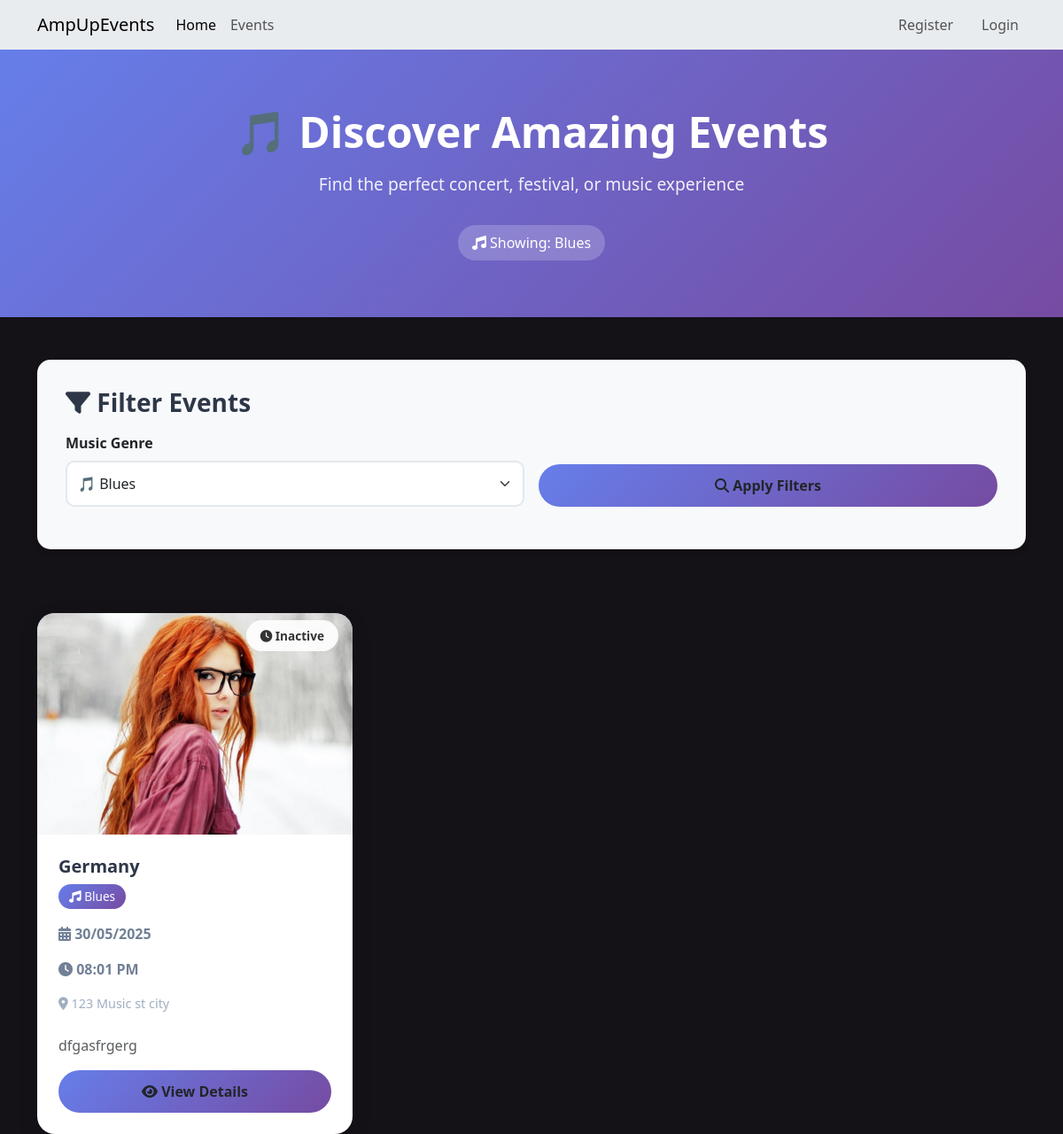
/events/eventspage?genre=Blues, run on an earlier commit of the app's database.
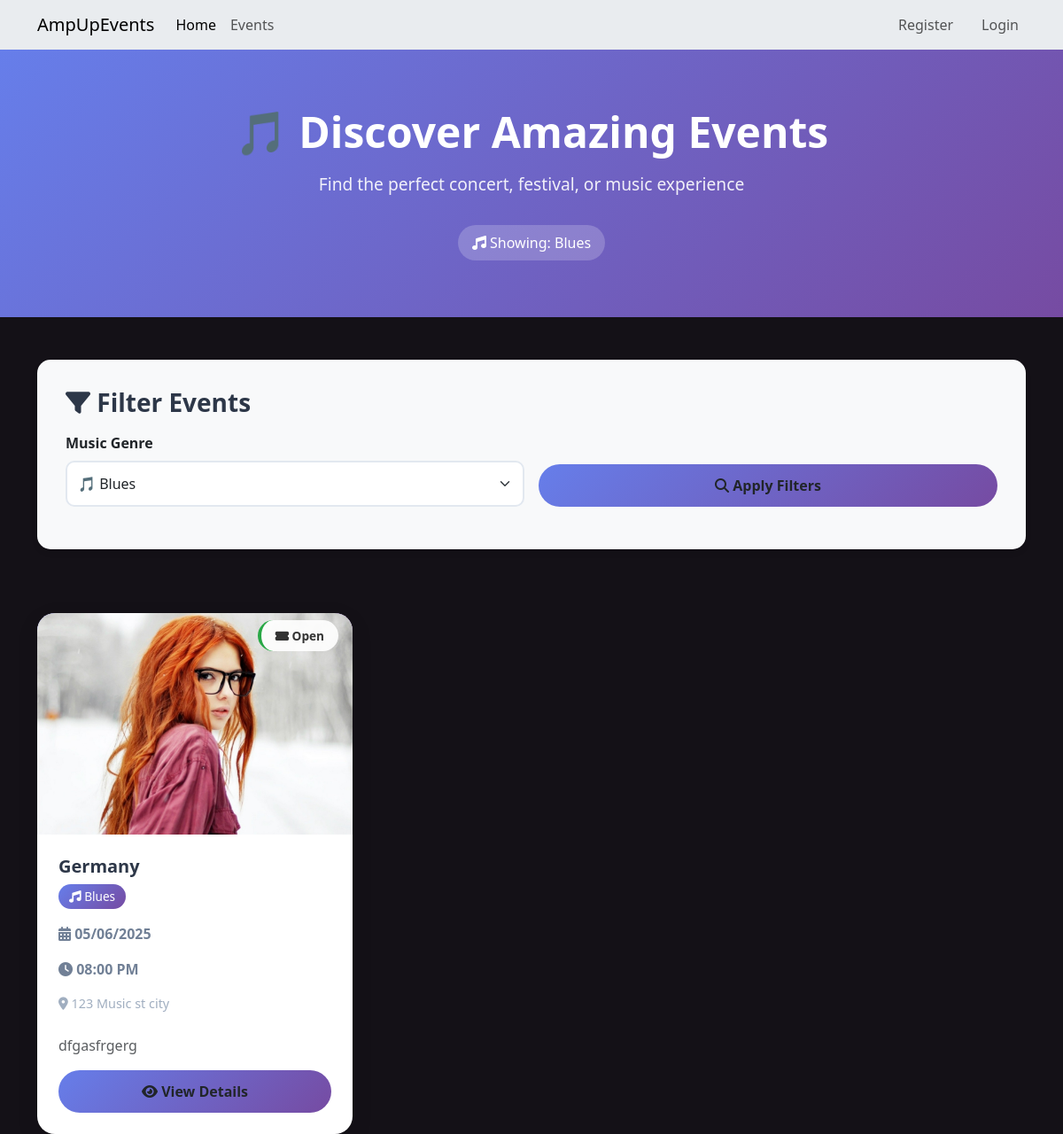
And on a later commit of the database.
### website/models.py (models this page shows, shortened)
class Genre(db.Model):
    __tablename__ = 'genres'
    id = db.Column(db.Integer, primary_key=True)  # Primary key for the genre
    name = db.Column(db.String(50), nullable=False, unique=True)  # Name of the genre (e.g., Rock, Jazz), must be unique
    description = db.Column(db.Text, nullable=True)  # Optional description of the genre
    image_filename = db.Column(db.String(255), nullable=True)  # Filename for an image representing the genre
    created_at = db.Column(db.DateTime, default=datetime.now)  # Creation timestamp
    updated_at = db.Column(db.DateTime, default=datetime.now, onupdate=datetime.now)  # Last update timestamp
    events = db.relationship('Event', backref='genre_info', lazy='dynamic')

class Event(db.Model):
    __tablename__ = 'events'
    id = db.Column(db.Integer, primary_key=True)  # Unique identifier for the event
    name = db.Column(db.String(120), index=True, nullable=False)  # Event name
    description = db.Column(db.Text, nullable=True)  # Optional detailed description of the event
    image_filename = db.Column(db.String(255), nullable=True)  # Filename of the event's image
    start_datetime = db.Column(db.DateTime, nullable=False)  # Combined start date and time for the event
    location = db.Column(db.String(100), nullable=False)  # General location of the event
    venue = db.Column(db.String(100), nullable=True)  # Specific venue name, optional
    genre_id = db.Column(db.Integer, db.ForeignKey('genres.id'), nullable=False)  # Reference to Genre table
    artist_info = db.Column(db.Text, nullable=True) # Information about the artist(s)
    status = db.Column(db.String(20), default='Open', nullable=False)  # Current status of the event (e.g., Open, Cancelled)
    age_limit = db.Column(db.Integer, nullable=True)
    length = db.Column(db.String(50), nullable=True)
    policies = db.Column(db.Text, nullable=True)
    facebook = db.Column(db.String(255), nullable=True)
    instagram = db.Column(db.String(255), nullable=True)
    twitter = db.Column(db.String(255), nullable=True)
    created_at = db.Column(db.DateTime, default=datetime.now)
    updated_at = db.Column(db.DateTime, default=datetime.now, onupdate=datetime.now)
    created_by = db.Column(db.Integer, db.ForeignKey('users.id'), nullable=False)
    ticket_types = db.relationship('ticket_type', backref='event', lazy='dynamic', cascade="all, delete-orphan")
    comments = db.relationship('Comment', backref='event', lazy='dynamic', cascade="all, delete-orphan")
    bookings = db.relationship('Booking', backref='event', lazy='dynamic', cascade="all, delete-orphan")
    @property
    def current_status(self):
        if self.status == 'Cancelled':
            return 'Cancelled'
        if self.status == 'Completed':
            return 'Completed'
        if self.start_datetime and self.start_datetime < datetime.now():
            return 'Inactive'
        if self.ticket_types:
            total_available = sum(ticket.quantity_available for ticket in self.ticket_types)
            if total_available == 0:
                return 'Sold Out'
        return 'Open'

### website/events.py (the view)
@eventbp.route('/eventspage')
def allevents():
    genre_filter = request.args.get('genre', '')
    if genre_filter:
        genre = Genre.query.filter_by(name=genre_filter).first()
        if genre:
            events = Event.query.filter_by(genre_id=genre.id).order_by(Event.start_datetime.asc()).all()
        else:
            events = []
    else:
        events = Event.query.order_by(Event.start_datetime.asc()).all()
    genres = db.session.scalars(db.select(Genre)).all()
    return render_template('events/allEvents.html', events=events, genres=genres, selected_genre=genre_filter)

### website/templates/events/allEvents.html (shortened to what this page needs)
{% extends 'base.html' %}
{% block head %}
<link rel="stylesheet" href="{{ url_for('static', filename='style/allEvents.css') }}">
{% endblock %}
{% block content %}
<div class="events-hero">
    <div class="container">
        <div class="text-center">
            <h1 class="page-title">🎵 Discover Amazing Events</h1>
            <p class="page-subtitle">Find the perfect concert, festival, or music experience</p>
            {% if selected_genre %}
                <div class="filter-badge">
                    <i class="fas fa-music"></i> Showing: {{ selected_genre }}
                </div>
            {% endif %}
        </div>
    </div>
</div>
<div class="container">
    <div class="filter-section">
        <h3 class="filter-title">
            <i class="fas fa-filter"></i> Filter Events
        </h3>
        <form method="GET">
            <div class="row g-3">
                <div class="col-md-6">
                    <label for="genre" class="form-label fw-semibold">Music Genre</label>
                    <select name="genre" id="genre" class="form-select genre-filter">
                        {% for genre in genres %}
                        <option value="{{ genre.name }}" {% if genre.name == selected_genre %}selected{% endif %}>
                            🎵 {{ genre.name }}
                        </option>
                        {% endfor %}
                    </select>
                </div>
                <div class="col-md-6 d-flex align-items-end">
                    <button type="submit" class="btn view-btn">
                        <i class="fas fa-search"></i> Apply Filters
                    </button>
                </div>
            </div>
        </form>
    </div>
    {% if events %}
        <div class="row events-grid g-4">
            {% for event in events %}
                <div class="col-lg-4 col-md-6">
                    <div class="card event-card">
                        <div class="position-relative">
                            <div class="event-image-container">
                                {% if event.image_filename %}
                                    {% if event.image_filename.startswith('http') %}
                                        <img src="{{ event.image_filename }}"
                                             alt="{{ event.name }} Image" class="event-image">
                                    {% else %}
                                        <img src="{{ url_for('static', filename=event.image_filename) }}"
                                             alt="{{ event.name }} Image" class="event-image">
                                    {% endif %}
                                {% else %}
                                    <img src="{{ url_for('static', filename='img/grey.jpg') }}"
                                         alt="No Image Available" class="event-image">
                                         <div class="event-image d-flex align-items-center justify-content-center">
                                            <i class="fas fa-calendar-plus text-white" style="font-size: 3rem;"></i>
                                        </div>
                                {% endif %}
                            </div>
                            <div class="position-absolute top-0 end-0 m-3">
                                <span class="event-status {{ event.current_status.lower().replace(' ', '-') }}">
                                    {% if event.current_status == 'Open' %}
                                    <i class="fas fa-ticket-alt"></i> Open
                                    {% elif event.current_status == 'Sold Out' %}
                                    <i class="fas fa-times-circle"></i> Sold Out
                                    {% elif event.current_status == 'Cancelled' %}
                                    <i class="fas fa-ban"></i> Cancelled
                                    {% elif event.current_status == 'Inactive' %}
                                    <i class="fas fa-clock"></i> Inactive
                                    {% else %}
                                    {{ event.current_status }}
                                    {% endif %}
                                </span>
                            </div>
                        </div>
                        <div class="card-body p-4">
                            <h5 class="event-title">{{ event.name }}</h5>
                                                        {% if event.genre_info %}
                            <span class="event-genre">
                                <i class="fas fa-music"></i> {{ event.genre_info.name }}
                            </span>
                            {% endif %}
                            <div class="event-date">
                                <i class="fas fa-calendar-alt"></i>
                                {{ event.start_datetime.strftime('%d/%m/%Y') }}
                            </div>
                            <div class="event-date">
                                <i class="fas fa-clock"></i>
                                {{ event.start_datetime.strftime('%I:%M %p') }}
                            </div>
                            {% if event.location %}
                                <div class="event-location">
                                    <i class="fas fa-map-marker-alt"></i> {{ event.location }}
                                </div>
                            {% endif %}
                            {% if event.description %}
                                <p class="card-text text-muted mb-3">
                                    {{ event.description[:100] }}{% if event.description|length > 100 %}...{% endif %}
                                </p>
                            {% endif %}
                            <a href="{{ url_for('event.details', id=event.id) }}" class="btn view-btn">
                                <i class="fas fa-eye"></i> View Details
                            </a>
                        </div>
                    </div>
                </div>
            {% endfor %}
        </div>
    {% endif %}
</div>
{% endblock %}

### website/templates/base.html (shortened to what this page needs)
<html>
<head>
    <link href="https://cdn.jsdelivr.net/npm/bootstrap@5.3.2/dist/css/bootstrap.min.css" rel="stylesheet"
>
    <link rel="stylesheet" href="https://cdnjs.cloudflare.com/ajax/libs/font-awesome/6.4.0/css/all.min.css">
    {% block head %}
    {% endblock %}
</head>
<body style="background-color: #141117;">
    <header>
        <nav class="navbar navbar-expand-lg navbar-light bg-body-secondary">
            <div class="container">
                <a class="navbar-brand" href="/">AmpUpEvents</a>
                <div class="collapse navbar-collapse" id="navbarSupportedContent">
                    <div class="navbar-nav me-auto">
                        <a class="nav-item nav-link active" aria-current="page" href="/">Home</a>
                        <a class="nav-item nav-link" href="{{ url_for('event.allevents') }}">Events</a>
                    </div>
                    <div class="navbar-nav ms-auto">
                        {% if current_user.is_authenticated %}
                        <div class="nav-item dropdown">
                            <a class="nav-link dropdown-toggle" href="#" role="button" data-bs-toggle="dropdown" aria-expanded="false">
                                <i class="fas fa-user"></i> {{current_user.firstName}}
                            </a>
                            <ul class="dropdown-menu dropdown-menu-end">
                                <li><a class="dropdown-item {% if request.endpoint == 'main.profile' %}active{% endif %}" href="{{ url_for('main.profile') }}">
                                    <i class="fas fa-user-edit"></i> My Profile
                                </a></li>
                                <li><a class="dropdown-item {% if request.endpoint == 'main.booking_history' %}active{% endif %}" href="{{ url_for('main.booking_history') }}">
                                    <i class="fas fa-history"></i> Booking History
                                </a></li>
                                <li><hr class="dropdown-divider"></li>
                                <li><a class="dropdown-item" href="{{ url_for('auth.logout') }}">
                                    <i class="fas fa-sign-out-alt"></i> Log Out
                                </a></li>
                            </ul>
                        </div>
                        {% else %}
                        <a class="nav-item nav-link me-3" href="{{ url_for('auth.register') }}">Register</a>
                        <a class="nav-item nav-link" href="{{ url_for('auth.login') }}">Login</a>
                        {% endif %}
                    </div>
                </div>
            </div>
        </nav>
    </header>
    {% block content %}
    {% endblock %}
</body>
</html>

### website/static/style/allEvents.css (style rules this page uses)
.events-hero { background: linear-gradient(135deg, #667eea 0%, #764ba2 100%); color: white; padding: 4rem 0; margin-bottom: 3rem; }
.filter-section { background: #f8f9fa; border-radius: 15px; padding: 2rem; margin-bottom: 3rem; box-shadow: 0 4px 6px rgba(0, 0, 0, 0.1); }
.event-card { border: none; border-radius: 20px; overflow: hidden; transition: all 0.3s ease; height: 100%; box-shadow: 0 8px 25px rgba(0, 0, 0, 0.1); }
.event-image-container { position: relative; height: 250px; background: linear-gradient(45deg, #667eea, #764ba2); overflow: hidden; }
.event-image { width: 100%; height: 100%; object-fit: cover; }
.event-status { background: rgba(255, 255, 255, 0.9); color: #333; padding: 0.5rem 1rem; border-radius: 20px; font-size: 0.85rem; font-weight: 600; }
.event-status.open { border-left: 4px solid #28a745; }
.event-title { color: #2d3748; font-weight: 700; margin-bottom: 0.5rem; }
.event-genre { background: linear-gradient(135deg, #667eea, #764ba2); color: white; padding: 0.25rem 0.75rem; border-radius: 20px; font-size: 0.85rem; display: inline-block; margin-bottom: 1rem; }
.event-date { color: #718096; font-weight: 600; margin-bottom: 1rem; }
.event-location { color: #a0aec0; font-size: 0.9rem; margin-bottom: 1.5rem; }
.view-btn { background: linear-gradient(135deg, #667eea, #764ba2); border: none; border-radius: 25px; padding: 0.75rem 2rem; font-weight: 600; transition: all 0.3s ease; width: 100%; }
.filter-title { color: #2d3748; font-weight: 700; margin-bottom: 1rem; }
.genre-filter { border-radius: 10px; border: 2px solid #e2e8f0; padding: 0.75rem; font-weight: 500; transition: all 0.3s ease; }
.page-title { font-size: 3rem; font-weight: 800; margin-bottom: 1rem; }
.page-subtitle { font-size: 1.2rem; opacity: 0.9; }
.events-grid { margin-top: 2rem; }
.filter-badge { background: rgba(255, 255, 255, 0.2); color: white; padding: 0.5rem 1rem; border-radius: 20px; display: inline-block; margin-top: 1rem; }

What changed in the data, as far as the page shows it:
changed Event "Germany": start_datetime "30/05/2025" → "05/06/2025"; start_datetime "08:01 PM" → "08:00 PM"; start_datetime "Inactive" → "Open"
